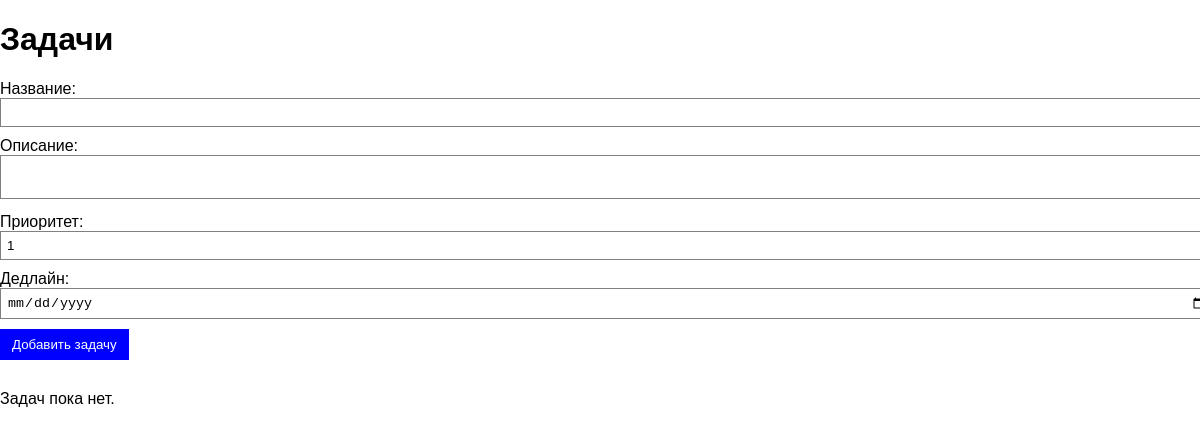
Page /tasks/ (signed in) on the earlier database version.
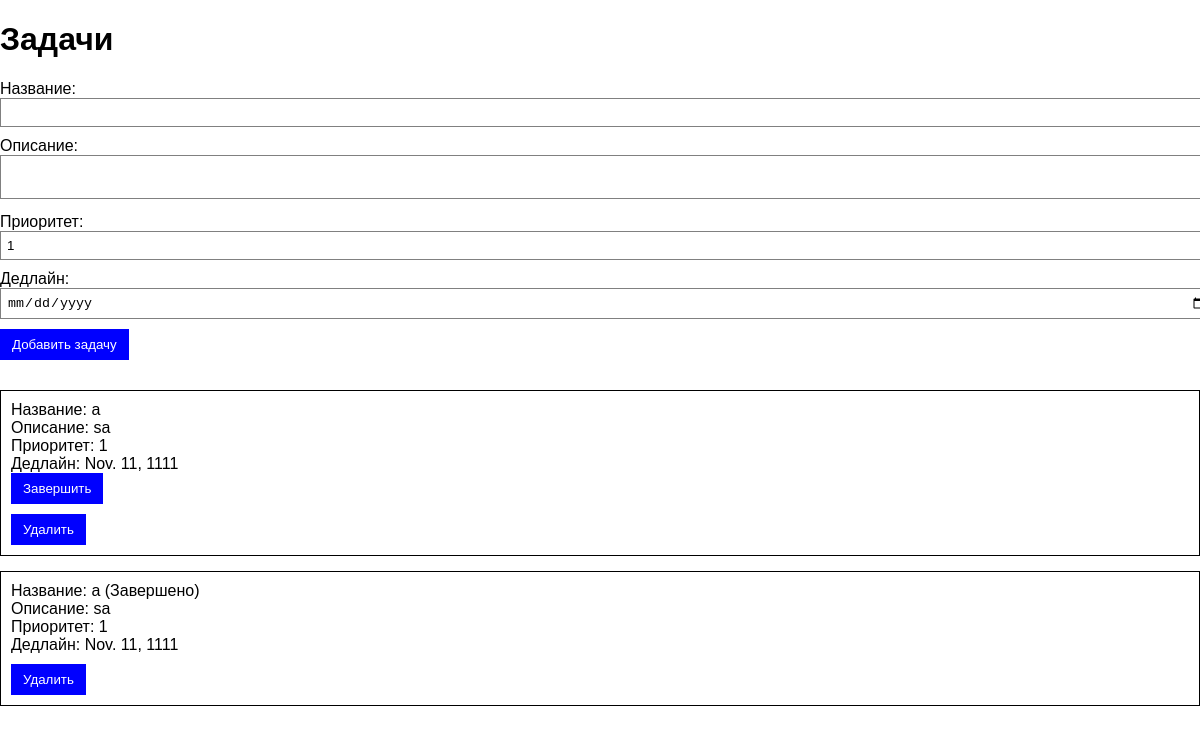
Same page on the later database version.
### tasks/models.py (models this page shows, shortened)
class Task(models.Model):
    user = models.ForeignKey(User, on_delete=models.CASCADE)
    title = models.CharField(max_length=255)
    description = models.TextField(blank=True)
    priority = models.IntegerField(default=1)
    deadline = models.DateField(null=True, blank=True)
    is_completed = models.BooleanField(default=False)
    created_at = models.DateTimeField()
    updated_at = models.DateTimeField()

### tasks/views.py (the view, shortened to what this page needs)
# urls.py: path("", task_list, name="task_list"),
@login_required
def task_list(request):
    tasks = Task.objects.filter(user=request.user).order_by("is_completed", "deadline", "-priority")
    return render(request, "task_list.html", {"tasks": tasks})

### tasks/templates/task_list.html (shortened to what this page needs)
<!DOCTYPE html>
<html lang="en">
  <head>
    <link rel="stylesheet" href="/static/style.css">
  </head>
<body>
    <h1>Задачи</h1>
    <form method="post" class="task-form">
      <div>
        <label>Название:</label>
        <input type="text" name="title" required>
      </div>
      <div>
        <label>Описание:</label>
        <textarea name="description"></textarea>
      </div>
      <div>
        <label>Приоритет:</label>
        <input type="number" name="priority" value="1" min="1" max="5">
      </div>
      <div>
        <label>Дедлайн:</label>
        <input type="date" name="deadline">
      </div>
      <button type="submit" name="create_task">Добавить задачу</button>
    </form>
    {% if tasks %}
      {% for task in tasks %}
        <div class="task-card">
          <div>
            Название: {{ task.title }}
            {% if task.is_completed %}(Завершено){% endif %}
          </div>
          {% if task.description %}
            <div>Описание: {{ task.description }}</div>
          {% endif %}
          <div>Приоритет: {{ task.priority }}</div>
          {% if task.deadline %}
            <div>Дедлайн: {{ task.deadline }}</div>
          {% endif %}
          {% if not task.is_completed %}
            <form method="post" class="complete-form">
              <button type="submit" name="complete_task" value="{{ task.id }}">Завершить</button>
            </form>
          {% endif %}
          <form method="post" class="delete-form">
            <button type="submit" name="delete_task" value="{{ task.id }}">Удалить</button>
          </form>
        </div>
      {% endfor %}
    {% else %}
      <p>Задач пока нет.</p>
    {% endif %}
</body>
</html>

### static/style.css (style rules this page uses)
body { background-color: white; color: black; font-family: Arial, Helvetica, sans-serif; margin: 0; padding: 0; }
button { background-color: blue; color: white; border: none; padding: 8px 12px; cursor: pointer; }
input, select, textarea { padding: 6px; width: 100%; margin-bottom: 10px; border: 1px solid gray; }
.task-form { margin-bottom: 30px; }
.task-card { border: solid black 1px; padding: 10px; margin-bottom: 15px; }
.delete-form { margin-top: 10px; }

Differences in the rows shown:
added Task: title "a", description "sa", priority "1", deadline "Nov. 11, 1111"
added Task: title "a", is_completed "(Завершено)", description "sa", priority "1", deadline "Nov. 11, 1111", {{ task.id }} 2 (drawn)
Other differences:
text no longer shown: "Задач пока нет."
